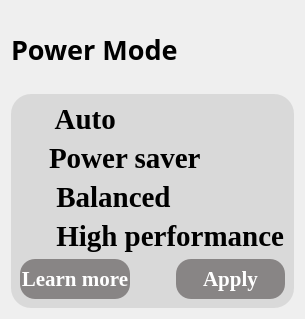
      <widget class="QWidget" name="page2_powerMode">
       <layout class="QVBoxLayout" name="verticalLayout_17">
        <item>
         <spacer name="verticalSpacer_8">
          <property name="orientation">
           <enum>Qt::Vertical</enum>
          </property>
          <property name="sizeType">
           <enum>QSizePolicy::Fixed</enum>
          </property>
          <property name="sizeHint" stdset="0">
           <size>
            <width>20</width>
            <height>20</height>
           </size>
          </property>
         </spacer>
        </item>
        <item>
         <widget class="QLabel" name="label_18">
          <property name="font">
           <font>
            <family>黑体</family>
            <pointsize>20</pointsize>
            <bold>true</bold>
           </font>
          </property>
          <property name="text">
           <string>Power Mode</string>
          </property>
         </widget>
        </item>
        <item>
         <spacer name="verticalSpacer_7">
          <property name="orientation">
           <enum>Qt::Vertical</enum>
          </property>
          <property name="sizeType">
           <enum>QSizePolicy::Fixed</enum>
          </property>
          <property name="sizeHint" stdset="0">
           <size>
            <width>20</width>
            <height>20</height>
           </size>
          </property>
         </spacer>
        </item>
        <item>
         <widget class="QFrame" name="frame_14">
          <property name="styleSheet">
           <string notr="true">QPushButton
{
	border:transparent;
}

QFrame
{
	background-color:rgba(217,217,217);
	border:none;
	border-radius:20px;
}</string>
          </property>
          <property name="frameShape">
           <enum>QFrame::StyledPanel</enum>
          </property>
          <property name="frameShadow">
           <enum>QFrame::Raised</enum>
          </property>
          <layout class="QVBoxLayout" name="verticalLayout_16" stretch="9,1">
           <item>
            <layout class="QVBoxLayout" name="verticalLayout_15">
             <item>
              <widget class="QPushButton" name="pushButton">
               <property name="sizePolicy">
                <sizepolicy hsizetype="Minimum" vsizetype="Expanding">
                 <horstretch>0</horstretch>
                 <verstretch>0</verstretch>
                </sizepolicy>
               </property>
               <property name="font">
                <font>
                 <family>Times New Roman</family>
                 <pointsize>22</pointsize>
                 <bold>true</bold>
                </font>
               </property>
               <property name="toolTip">
                <string/>
               </property>
               <property name="styleSheet">
                <string notr="true">text-align : left;</string>
               </property>
               <property name="text">
                <string>     Auto</string>
               </property>
               <property name="icon">
                <iconset resource="resource.qrc">
                 <normaloff>:/circle.png</normaloff>:/circle.png</iconset>
               </property>
               <property name="iconSize">
                <size>
                 <width>25</width>
                 <height>25</height>
                </size>
               </property>
              </widget>
             </item>
             <item>
              <widget class="QPushButton" name="bindECorePushButton">
               <property name="sizePolicy">
                <sizepolicy hsizetype="Minimum" vsizetype="Expanding">
                 <horstretch>0</horstretch>
                 <verstretch>0</verstretch>
                </sizepolicy>
               </property>
               <property name="font">
                <font>
                 <family>Times New Roman</family>
                 <pointsize>22</pointsize>
                 <bold>true</bold>
                </font>
               </property>
               <property name="styleSheet">
                <string notr="true">text-align : left;</string>
               </property>
               <property name="text">
                <string>    Power saver</string>
               </property>
               <property name="icon">
                <iconset resource="resource.qrc">
                 <normaloff>:/lighting.png</normaloff>:/lighting.png</iconset>
               </property>
               <property name="iconSize">
                <size>
                 <width>30</width>
                 <height>30</height>
                </size>
               </property>
              </widget>
             </item>
             <item>
              <widget class="QPushButton" name="bindAllCorePushButton">
               <property name="sizePolicy">
                <sizepolicy hsizetype="Minimum" vsizetype="Expanding">
                 <horstretch>0</horstretch>
                 <verstretch>0</verstretch>
                </sizepolicy>
               </property>
               <property name="font">
                <font>
                 <family>Times New Roman</family>
                 <pointsize>22</pointsize>
                 <bold>true</bold>
                </font>
               </property>
               <property name="styleSheet">
                <string notr="true">text-align : left;</string>
               </property>
               <property name="text">
                <string>     Balanced</string>
               </property>
               <property name="icon">
                <iconset resource="resource.qrc">
                 <normaloff>:/balance.png</normaloff>:/balance.png</iconset>
               </property>
               <property name="iconSize">
                <size>
                 <width>25</width>
                 <height>25</height>
                </size>
               </property>
              </widget>
             </item>
             <item>
              <widget class="QPushButton" name="bindPCorePushButton">
               <property name="sizePolicy">
                <sizepolicy hsizetype="Minimum" vsizetype="Expanding">
                 <horstretch>0</horstretch>
                 <verstretch>0</verstretch>
                </sizepolicy>
               </property>
               <property name="font">
                <font>
                 <family>Times New Roman</family>
                 <pointsize>22</pointsize>
                 <bold>true</bold>
                </font>
               </property>
               <property name="toolTip">
                <string>The high performance,,,,</string>
               </property>
               <property name="styleSheet">
                <string notr="true">text-align : left;</string>
               </property>
               <property name="text">
                <string>     High performance</string>
               </property>
               <property name="icon">
                <iconset resource="resource.qrc">
                 <normaloff>:/statistics.png</normaloff>:/statistics.png</iconset>
               </property>
               <property name="iconSize">
                <size>
                 <width>25</width>
                 <height>25</height>
                </size>
               </property>
              </widget>
             </item>
            </layout>
           </item>
           <item>
            <layout class="QHBoxLayout" name="horizontalLayout_9">
             <item>
              <widget class="QPushButton" name="pushButton_6">
               <property name="sizePolicy">
                <sizepolicy hsizetype="Minimum" vsizetype="Expanding">
                 <horstretch>0</horstretch>
                 <verstretch>0</verstretch>
                </sizepolicy>
               </property>
               <property name="minimumSize">
                <size>
                 <width>0</width>
                 <height>40</height>
                </size>
               </property>
               <property name="font">
                <font>
                 <family>Times New Roman</family>
                 <pointsize>16</pointsize>
                 <bold>true</bold>
                </font>
               </property>
               <property name="styleSheet">
                <string notr="true">background-color:rgba(136,133,133);
border:none;
border-radius:15px;
color:white;</string>
               </property>
               <property name="text">
                <string>Learn more</string>
               </property>
              </widget>
             </item>
             <item>
              <spacer name="horizontalSpacer_17">
               <property name="orientation">
                <enum>Qt::Horizontal</enum>
               </property>
               <property name="sizeType">
                <enum>QSizePolicy::Fixed</enum>
               </property>
               <property name="sizeHint" stdset="0">
                <size>
                 <width>40</width>
                 <height>20</height>
                </size>
               </property>
              </spacer>
             </item>
             <item>
              <widget class="QPushButton" name="pushButton_5">
               <property name="sizePolicy">
                <sizepolicy hsizetype="Minimum" vsizetype="Expanding">
                 <horstretch>0</horstretch>
                 <verstretch>0</verstretch>
                </sizepolicy>
               </property>
               <property name="minimumSize">
                <size>
                 <width>0</width>
                 <height>40</height>
                </size>
               </property>
               <property name="font">
                <font>
                 <family>Times New Roman</family>
                 <pointsize>16</pointsize>
                 <bold>true</bold>
                </font>
               </property>
               <property name="styleSheet">
                <string notr="true">background-color:rgba(136,133,133);
border:none;
border-radius:15px;
color:white;</string>
               </property>
               <property name="text">
                <string>Apply</string>
               </property>
              </widget>
             </item>
            </layout>
           </item>
          </layout>
         </widget>
        </item>
       </layout>
      </widget>
